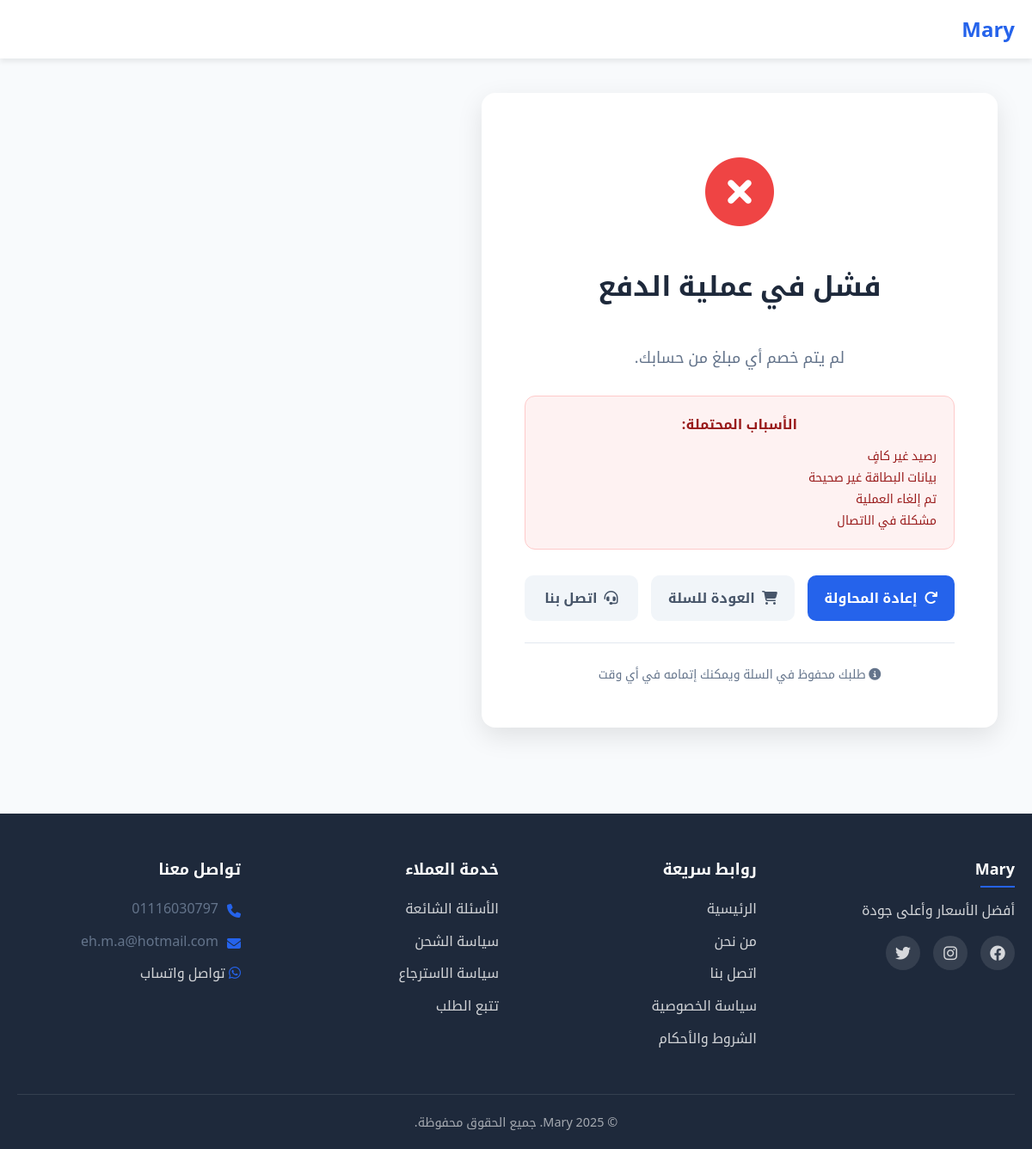
/payment_return.php, run on the app's committed database.
### tables this page shows
CREATE TABLE `settings` (
  `id` int(11) NOT NULL,
  `setting_key` varchar(100) NOT NULL,
  `setting_value` text DEFAULT NULL,
  `setting_type` enum('text','number','boolean','json') DEFAULT 'text',
  `created_at` timestamp NOT NULL DEFAULT current_timestamp(),
  `updated_at` timestamp NOT NULL DEFAULT current_timestamp() ON UPDATE current_timestamp()
);

### functions.php (called while the page is built, shortened)
<?php
require_once 'config.php';
if (!function_exists('getSetting')) {
    function getSetting($key, $default = '') {
        global $pdo;
        try {
            $stmt = $pdo->prepare("SELECT setting_value FROM settings WHERE setting_key = ?");
            $stmt->execute([$key]);
            $result = $stmt->fetchColumn();
            return $result !== false ? $result : $default;
        } catch (Exception $e) {
            return $default;
        }
    }
}
 ?>

### payment_return.php (the view, shortened to what this page needs)
<?php
require_once 'functions.php';
$success = false;
$message = '';
$orderId = null;
$orderNumber = null;
$storeDescription = getSetting('store_description', '');
$storeName = getSetting('store_name', 'متجر إلكتروني');
?>
<!DOCTYPE html>
<html lang="ar" dir="rtl">
<head>
    <link rel="stylesheet" href="assets/css/styles.css">
    <link rel="stylesheet" href="https://cdnjs.cloudflare.com/ajax/libs/font-awesome/6.4.0/css/all.min.css">
</head>
<body>
    <header class="site-header">
        <div class="container">
            <div class="header-content">
                <div class="logo">
                    <a href="index.php"><h1><?= htmlspecialchars($storeName) ?></h1></a>
                </div>
            </div>
        </div>
    </header>
    <main class="payment-result">
        <div class="container">
            <div class="result-card">
                <?php if ($success): ?>
                    <div class="result-icon success">
                        <i class="fas fa-check-circle"></i>
                    </div>
                    <h1 class="result-title">تم الدفع بنجاح!</h1>
                    <p class="result-message">
                        شكراً لك! تم استلام دفعتك بنجاح.<br>
                        سيتم معالجة طلبك وشحنه قريباً.
                    </p>
                    <?php if ($orderId && $orderNumber): ?>
                        <div class="order-details">
                            <h3 style="margin-bottom: 20px; color: #1e293b;">تفاصيل الطلب</h3>
                            <div class="detail-row">
                                <span class="detail-label">رقم الطلب</span>
                                <span class="detail-value"><?= htmlspecialchars($orderNumber) ?></span>
                            </div>
                            <?php
                            $order = getOrder($orderId);
                            if ($order):
                            ?>
                                <div class="detail-row">
                                    <span class="detail-label">المبلغ المدفوع</span>
                                    <span class="detail-value"><?= formatPrice($order['total']) ?></span>
                                </div>
                                <div class="detail-row">
                                    <span class="detail-label">طريقة الدفع</span>
                                    <span class="detail-value">
                                        <?php
                                        $payment_labels = [
                                            'visa' => 'بطاقة ائتمان',
                                            'instapay' => 'إنستاباي',
                                            'vodafone_cash' => 'فودافون كاش',
                                            'fawry' => 'فوري'
                                        ];
                                        echo $payment_labels[$order['payment_method']] ?? $order['payment_method'];
                                        ?>
                                    </span>
                                </div>
                                <?php if ($order['payment_transaction_id']): ?>
                                    <div class="detail-row">
                                        <span class="detail-label">رقم المعاملة</span>
                                        <span class="detail-value"><?= htmlspecialchars($order['payment_transaction_id']) ?></span>
                                    </div>
                                <?php endif; ?>
                                <div class="detail-row">
                                    <span class="detail-label">التاريخ</span>
                                    <span class="detail-value"><?= date('Y-m-d H:i', strtotime($order['created_at'])) ?></span>
                                </div>
                            <?php endif; ?>
                        </div>
                        <div class="action-buttons">
                            <a href="order-details.php?id=<?= $orderId ?>" class="btn btn-primary">
                                <i class="fas fa-file-alt"></i>
                                عرض تفاصيل الطلب
                            </a>
                            <button onclick="window.print()" class="btn print-btn">
                                <i class="fas fa-print"></i>
                                طباعة
                            </button>
                            <a href="index.php" class="btn btn-secondary">
                                <i class="fas fa-home"></i>
                                العودة للمتجر
                            </a>
                        </div>
                    <?php else: ?>
                        <div class="action-buttons">
                            <a href="index.php" class="btn btn-primary">
                                <i class="fas fa-home"></i>
                                العودة للمتجر
                            </a>
                        </div>
                    <?php endif; ?>
                    <div style="margin-top: 30px; padding-top: 30px; border-top: 1px solid #e2e8f0;">
                        <h4 style="color: #64748b; font-size: 14px; margin-bottom: 10px;">الخطوات التالية:</h4>
                        <ul style="text-align: right; color: #64748b; font-size: 14px; line-height: 1.8;">
                            <li>✅ سيتم إرسال إشعار تأكيد على بريدك الإلكتروني</li>
                            <li>📦 سيتم تجهيز طلبك خلال 1-2 يوم عمل</li>
                            <li>🚚 سيصلك الطلب خلال 2-7 أيام عمل</li>
                            <li>📞 يمكنك التواصل معنا على <?= getSetting('store_phone') ?></li>
                        </ul>
                    </div>
                <?php else: ?>
                    <div class="result-icon error">
                        <i class="fas fa-times-circle"></i>
                    </div>
                    <h1 class="result-title">فشل في عملية الدفع</h1>
                    <p class="result-message">
                        <?= htmlspecialchars($message) ?><br>
                        لم يتم خصم أي مبلغ من حسابك.
                    </p>
                    <div style="background: #fef2f2; border: 1px solid #fecaca; border-radius: 12px; padding: 20px; margin: 25px 0;">
                        <h4 style="color: #991b1b; margin-bottom: 10px;">الأسباب المحتملة:</h4>
                        <ul style="text-align: right; color: #991b1b; font-size: 14px; line-height: 1.8;">
                            <li>رصيد غير كافٍ</li>
                            <li>بيانات البطاقة غير صحيحة</li>
                            <li>تم إلغاء العملية</li>
                            <li>مشكلة في الاتصال</li>
                        </ul>
                    </div>
                    <div class="action-buttons">
                        <a href="checkout.php" class="btn btn-primary">
                            <i class="fas fa-redo"></i>
                            إعادة المحاولة
                        </a>
                        <a href="cart.php" class="btn btn-secondary">
                            <i class="fas fa-shopping-cart"></i>
                            العودة للسلة
                        </a>
                        <a href="contact.php" class="btn btn-secondary">
                            <i class="fas fa-headset"></i>
                            اتصل بنا
                        </a>
                    </div>
                    <div style="margin-top: 25px; padding-top: 25px; border-top: 1px solid #e2e8f0;">
                        <p style="color: #64748b; font-size: 14px;">
                            <i class="fas fa-info-circle"></i>
                            طلبك محفوظ في السلة ويمكنك إتمامه في أي وقت
                        </p>
                    </div>
                <?php endif; ?>
            </div>
        </div>
    </main>
    <footer class="site-footer">
        <div class="container">
            <div class="footer-content">
                <div class="footer-section">
                    <h3><?= htmlspecialchars($storeName) ?></h3>
                    <p><?= htmlspecialchars($storeDescription) ?></p>
                    <div class="social-links">
                        <?php if ($fb = getSetting('facebook_url')): ?>
                            <a href="<?= htmlspecialchars($fb) ?>" target="_blank"><i class="fab fa-facebook"></i></a>
                        <?php endif; ?>
                        <?php if ($ig = getSetting('instagram_url')): ?>
                            <a href="<?= htmlspecialchars($ig) ?>" target="_blank"><i class="fab fa-instagram"></i></a>
                        <?php endif; ?>
                        <?php if ($tw = getSetting('twitter_url')): ?>
                            <a href="<?= htmlspecialchars($tw) ?>" target="_blank"><i class="fab fa-twitter"></i></a>
                        <?php endif; ?>
                    </div>
                </div>
                <div class="footer-section">
                    <h4>روابط سريعة</h4>
                    <ul>
                        <li><a href="index.php">الرئيسية</a></li>
                        <li><a href="about.php">من نحن</a></li>
                        <li><a href="contact.php">اتصل بنا</a></li>
                        <li><a href="privacy.php">سياسة الخصوصية</a></li>
                        <li><a href="terms.php">الشروط والأحكام</a></li>
                    </ul>
                </div>
                <div class="footer-section">
                    <h4>خدمة العملاء</h4>
                    <ul>
                        <li><a href="faq.php">الأسئلة الشائعة</a></li>
                        <li><a href="shipping.php">سياسة الشحن</a></li>
                        <li><a href="returns.php">سياسة الاسترجاع</a></li>
                        <li><a href="track.php">تتبع الطلب</a></li>
                    </ul>
                </div>
                <div class="footer-section">
                    <h4>تواصل معنا</h4>
                    <ul class="contact-info">
                        <li><i class="fas fa-phone"></i> <?= getSetting('store_phone', '') ?></li>
                        <li><i class="fas fa-envelope"></i> <?= getSetting('store_email', '') ?></li>
                        <?php if ($whatsapp = getSetting('whatsapp_number')): ?>
                            <li>
                                <a href="https://wa.me/<?= $whatsapp ?>" target="_blank">
                                    <i class="fab fa-whatsapp"></i> تواصل واتساب
                                </a>
                            </li>
                        <?php endif; ?>
                    </ul>
                </div>
            </div>
            <div class="footer-bottom">
                <p>&copy; <?= date('Y') ?> <?= htmlspecialchars($storeName) ?>. جميع الحقوق محفوظة.</p>
            </div>
        </div>
    </footer>
</body>
</html>

### payment_return.php (style rules this page uses)
.payment-result { min-height: 70vh; display: flex; align-items: center; justify-content: center; padding: 40px 20px; }
.result-card { background: #fff; border-radius: 16px; box-shadow: 0 10px 30px rgba(0,0,0,0.1); padding: 50px; text-align: center; max-width: 600px; width: 100%; }
.result-icon { font-size: 80px; margin-bottom: 20px; }
.result-icon.error { color: #ef4444; animation: shake 0.5s ease; }
.result-title { font-size: 32px; font-weight: 700; margin-bottom: 15px; color: #1e293b; }
.result-message { font-size: 18px; color: #64748b; margin-bottom: 30px; line-height: 1.6; }
.action-buttons { display: flex; gap: 15px; justify-content: center; margin-top: 30px; }
.btn { padding: 14px 30px; border-radius: 10px; font-weight: 600; text-decoration: none; display: inline-flex; align-items: center; gap: 8px; transition: all 0.3s; }
.btn-primary { background: #2563eb; color: #fff; }
.btn-secondary { background: #f1f5f9; color: #475569; }

### data on the page
settings: setting_value "Mary"
settings: setting_value "أفضل الأسعار وأعلى جودة"
settings: setting_value "01116030797"
settings: setting_value "eh.m.a@hotmail.com"
